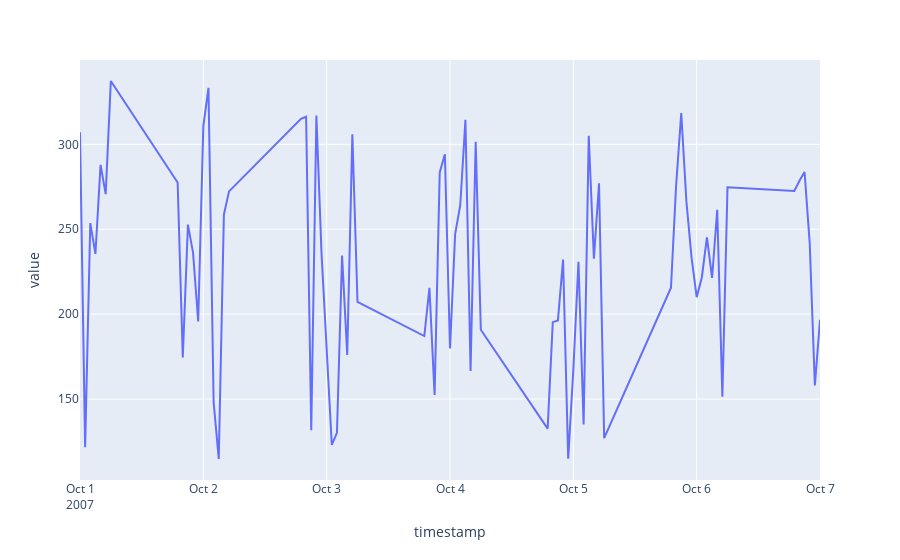

Source (notebook cell):
### Code cell
fig = px.line(df_light.head(72),x="timestamp",y="value")
fig.show()
